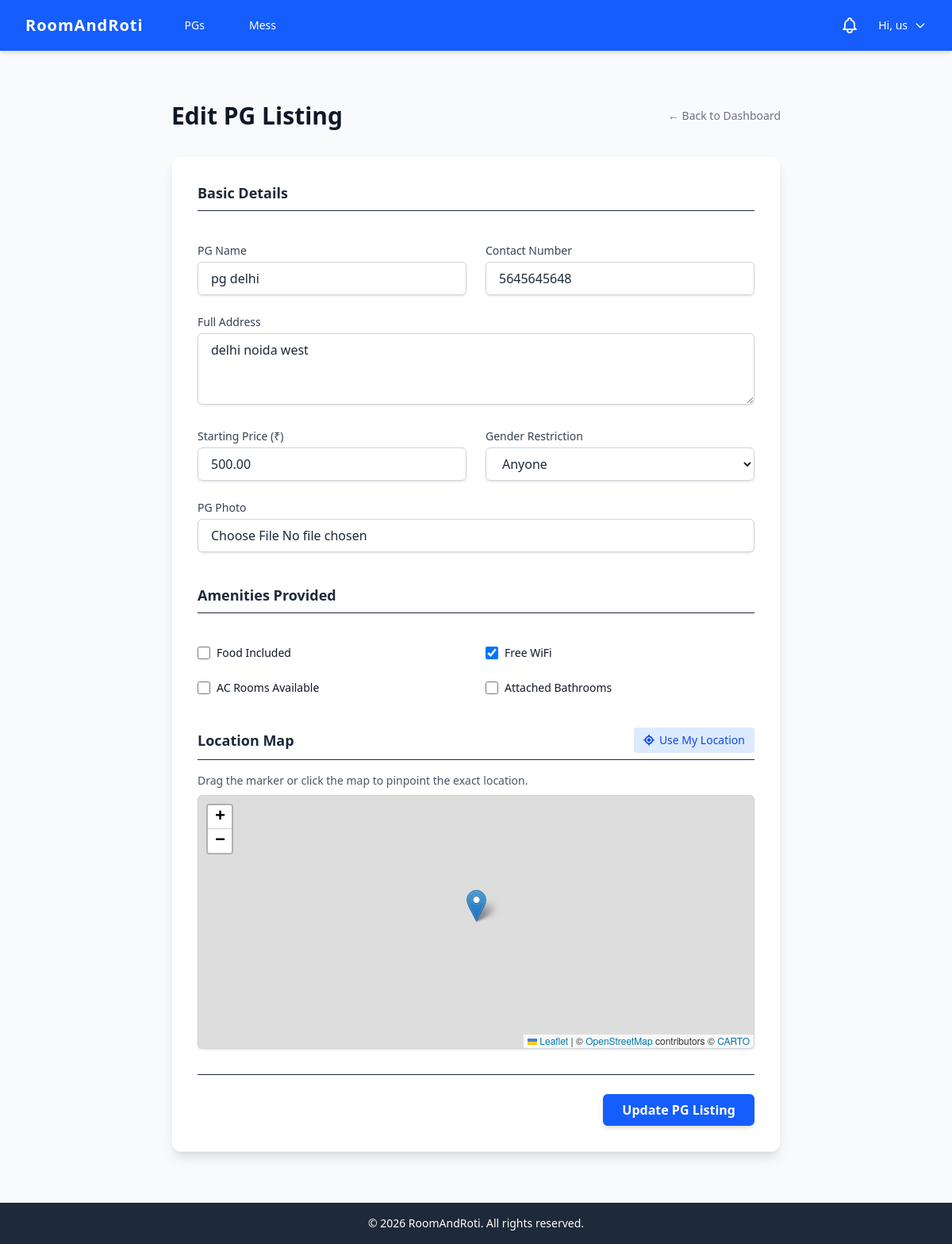
Screenshot of /pgs/31/edit/ (signed in) with the database file from the repository.
### users/models.py (models this page shows, shortened)
class CustomUser(AbstractUser):
    ROLE_CHOICES = (
        ("student", "Student"),
        ("owner", "Owner"),
        ("admin", "Admin"),
    )
    role = models.CharField(max_length=10, choices=ROLE_CHOICES, default="student")
    email = models.EmailField(unique=True)

### housing/models.py (models this page shows, shortened)
class PG(models.Model):
    owner = models.ForeignKey(
        User,
        on_delete=models.CASCADE,
        limit_choices_to={"role": "owner"},
        related_name="pgs",
    )
    name = models.CharField(max_length=200)
    address = models.TextField()
    contact_number = models.CharField(max_length=20)
    gender_restriction = models.CharField(
        max_length=20,
        choices=(("boys", "Boys only"), ("girls", "Girls only"), ("any", "Anyone")),
        default="any",
        db_index=True,
    )
    food_included = models.BooleanField(default=False, db_index=True)
    has_wifi = models.BooleanField(default=False)
    has_ac = models.BooleanField(default=False)
    attached_bathroom = models.BooleanField(default=False)
    starting_price = models.DecimalField(max_digits=8, decimal_places=2, db_index=True)
    image = models.ImageField(upload_to="pg_images/", blank=True, null=True)
    latitude = models.FloatField(null=True, blank=True)
    longitude = models.FloatField(null=True, blank=True)
    created_at = models.DateTimeField(auto_now_add=True)

### housing/views.py (the view)
# urls.py: path("<int:pk>/edit/", views.edit_pg, name="edit_pg"), # Form view for owners to edit PG details
@login_required
def edit_pg(request, pk):
    pg = get_object_or_404(PG, pk=pk)
    if request.user != pg.owner:
        messages.error(request, "You do not have permission to edit this PG.")
        return redirect("owner_dashboard")
    if request.method == "POST":
        form = PGForm(request.POST, request.FILES, instance=pg)
        if form.is_valid():
            form.save()
            messages.success(request, f"Successfully updated {pg.name}!")
            return redirect("owner_dashboard")
    else:
        form = PGForm(instance=pg)
    return render(request, "housing/edit_pg.html", {"form": form, "pg": pg})

### housing/forms.py
class PGForm(forms.ModelForm):
    class Meta:
        model = PG
        fields = [
            "name",
            "address",
            "contact_number",
            "gender_restriction",
            "food_included",
            "has_wifi",
            "has_ac",
            "attached_bathroom",
            "starting_price",
            "image",
            "latitude",
            "longitude",
        ]
        widgets = {
            "address": forms.Textarea(attrs={"rows": 3}),
        }

### users/context_processors.py (called while the page is built)
def unread_notifications(request):
    if request.user.is_authenticated:
        count = Notification.objects.filter(user=request.user, is_read=False).count()
        return {"unread_notifications_count": count}
    return {"unread_notifications_count": 0}

### housing/templates/housing/edit_pg.html (shortened to what this page needs)
{% extends 'base.html' %}
{% block extra_head %}
<link rel="stylesheet" href="https://unpkg.com/leaflet@1.9.4/dist/leaflet.css"/>
{% endblock %}
{% block content %}
<div class="max-w-3xl mx-auto py-8">
    <div class="flex items-center justify-between mb-8">
        <h1 class="text-3xl font-bold text-gray-900">Edit PG Listing</h1>
        <a href="{% url 'owner_dashboard' %}" class="text-gray-500 hover:text-gray-700 text-sm font-medium">
            &larr; Back to Dashboard
        </a>
    </div>
    <div class="bg-white rounded-xl shadow-lg border border-gray-100 p-8">
        <form method="post" enctype="multipart/form-data" class="space-y-6">
            <div class="grid grid-cols-1 md:grid-cols-2 gap-6">
                <div class="md:col-span-2">
                    <h3 class="text-lg font-bold text-gray-800 border-b pb-2 mb-4">Basic Details</h3>
                </div>
                <div>
                    <label class="block text-sm font-medium text-gray-700 mb-1">PG Name</label>
                    <input type="text" value="{{ form.name.value|default_if_none:'' }}" name="name"
                        class="w-full rounded-md border border-gray-300 shadow-sm focus:border-blue-500 focus:ring-blue-500 px-4 py-2"
                        minlength="3" maxlength="100" title="PG Name must be between 3 and 100 characters"
                        required>
                </div>
                <div>
                    <label class="block text-sm font-medium text-gray-700 mb-1">Contact Number</label>
                    <input type="text" value="{{ form.contact_number.value|default_if_none:'' }}" name="contact_number"
                        class="w-full rounded-md border border-gray-300 shadow-sm focus:border-blue-500 focus:ring-blue-500 px-4 py-2"
                        pattern="[0-9]{10}" maxlength="10" title="Please enter exactly 10 digits"
                        required>
                </div>
                <div class="md:col-span-2">
                    <label class="block text-sm font-medium text-gray-700 mb-1">Full Address</label>
                    <textarea name="address" rows="3"
                        class="w-full rounded-md border border-gray-300 shadow-sm focus:border-blue-500 focus:ring-blue-500 px-4 py-2"
                        minlength="10" title="Please provide a detailed address (at least 10 characters)"
                        required>{{ form.address.value|default_if_none:'' }}</textarea>
                </div>
                <div>
                    <label class="block text-sm font-medium text-gray-700 mb-1">Starting Price (₹)</label>
                    <input type="number" step="0.01" value="{{ form.starting_price.value|default_if_none:'' }}"
                        name="starting_price" min="0" title="Price cannot be negative"
                        class="w-full rounded-md border border-gray-300 shadow-sm focus:border-blue-500 focus:ring-blue-500 px-4 py-2"
                        required>
                </div>
                <div>
                    <label class="block text-sm font-medium text-gray-700 mb-1">Gender Restriction</label>
                    <select name="gender_restriction"
                        class="w-full rounded-md border border-gray-300 shadow-sm focus:border-blue-500 focus:ring-blue-500 px-4 py-2">
                        <option value="any">Anyone</option>
                    </select>
                </div>
                <div class="md:col-span-2">
                    <label class="block text-sm font-medium text-gray-700 mb-1">PG Photo</label>
                    <input type="file" name="image" accept="image/*"
                           class="w-full rounded-md border border-gray-300 shadow-sm focus:border-blue-500 focus:ring-blue-500 px-4 py-2 bg-white">
                </div>
                <div class="md:col-span-2 mt-4">
                    <h3 class="text-lg font-bold text-gray-800 border-b pb-2 mb-4">Amenities Provided</h3>
                </div>
                <div class="flex items-center">
                    <input type="checkbox" name="food_included" id="food_included"
                        class="h-4 w-4 text-blue-600 focus:ring-blue-500 border-gray-300 rounded" {% if form.food_included.value %}checked{% endif %}>
                    <label for="food_included" class="ml-2 block text-sm text-gray-900">Food Included</label>
                </div>
                <div class="flex items-center">
                    <input type="checkbox" name="has_wifi" id="has_wifi"
                        class="h-4 w-4 text-blue-600 focus:ring-blue-500 border-gray-300 rounded" {% if form.has_wifi.value %}checked{% endif %}>
                    <label for="has_wifi" class="ml-2 block text-sm text-gray-900">Free WiFi</label>
                </div>
                <div class="flex items-center">
                     <input type="checkbox" name="has_ac" id="has_ac"
                         class="h-4 w-4 text-blue-600 focus:ring-blue-500 border-gray-300 rounded" {% if form.has_ac.value %}checked{% endif %}>
                     <label for="has_ac" class="ml-2 block text-sm text-gray-900">AC Rooms Available</label>
                </div>
                <div class="flex items-center">
                    <input type="checkbox" name="attached_bathroom" id="attached_bathroom"
                        class="h-4 w-4 text-blue-600 focus:ring-blue-500 border-gray-300 rounded" {% if form.attached_bathroom.value %}checked{% endif %}>
                    <label for="attached_bathroom" class="ml-2 block text-sm text-gray-900"> Attached Bathrooms</label>
                </div>
                <div class="col-span-full mt-4">
                    <div class="flex items-center justify-between border-b pb-2 mb-4">
                        <h3 class="text-lg font-bold text-gray-800">Location Map</h3>
                        <button type="button" id="get-location-btn" class="text-sm bg-blue-100 text-blue-700 hover:bg-blue-200 transition font-medium px-3 py-1.5 rounded flex items-center">
                            <i class="fa-solid fa-location-crosshairs mr-1.5"></i> Use My Location
                        </button>
                    </div>
                    <p class="text-sm text-gray-600 mb-2">Drag the marker or click the map to pinpoint the exact location.</p>
                    <div id="map" class="h-64 sm:h-80 w-full rounded-md border border-gray-300 shadow-sm relative overflow-hidden z-0"></div>
                </div>
            </div>
            <div class="pt-6 border-t mt-8 flex justify-end">
                <button type="submit"
                    class="bg-blue-600 text-white font-bold py-2 px-6 rounded-md shadow-md hover:bg-blue-700 transition">
                    Update PG Listing
                </button>
            </div>
        </form>
    </div>
</div>
{% endblock %}

### templates/base.html (shortened to what this page needs)
<!DOCTYPE html>
{% load static %}
<html lang="en">
<head>
    <link rel="stylesheet" href="{% static 'css/output.css' %}">
    {% block extra_head %}{% endblock %}
    <link rel="stylesheet" href="https://cdnjs.cloudflare.com/ajax/libs/font-awesome/6.5.1/css/all.min.css">
</head>
<body class="bg-gray-50 text-gray-800 font-sans min-h-screen flex flex-col">
    <nav class="bg-blue-600 text-white shadow-md">
        <div class="max-w-7xl mx-auto px-4 sm:px-6 lg:px-8">
            <div class="flex justify-between h-16">
                <div class="flex items-center">
                    <a href="/" class="text-xl font-bold tracking-wider">RoomAndRoti</a>
                    <div class="hidden md:flex ml-10 space-x-8">
                        <a href="{% url 'pg_list' %}"
                            class="hover:text-blue-200 px-3 py-2 rounded-md text-sm font-medium">PGs</a>
                        <a href="{% url 'mess_list' %}"
                            class="hover:text-blue-200 px-3 py-2 rounded-md text-sm font-medium">Mess</a>
                    </div>
                </div>
                <div class="flex items-center space-x-4">
                    {% if user.is_authenticated %}
                    <a href="{% url 'notifications' %}" class="relative p-2 text-gray-100 hover:text-white transition-colors">
                    </a>
                    <div class="relative group h-full flex items-center">
                        <button
                            class="flex items-center space-x-2 text-sm font-medium hover:text-blue-200 focus:outline-none py-2">
                            <span>Hi, {{ user.username }}</span>
                            <svg class="w-4 h-4" fill="none" stroke="currentColor" viewBox="0 0 24 24"
                                xmlns="http://www.w3.org/2000/svg">
                                <path stroke-linecap="round" stroke-linejoin="round" stroke-width="2"
                                    d="M19 9l-7 7-7-7"></path>
                            </svg>
                        </button>
                    </div>
                    {% else %}
                    <a href="{% url 'login' %}"
                        class="hover:text-blue-200 px-3 py-2 rounded-md text-sm font-medium">Login</a>
                    <a href="{% url 'register' %}"
                        class="bg-white text-blue-600 hover:bg-gray-100 px-4 py-2 rounded-md text-sm font-bold">Sign
                        Up</a>
                    {% endif %}
                </div>
            </div>
        </div>
    </nav>
    <main class="flex-grow max-w-7xl w-full mx-auto px-4 sm:px-6 lg:px-8 py-8">
        {% block content %}
        {% endblock %}
    </main>
    <footer class="bg-gray-800 text-white text-center py-4 mt-auto">
        <p class="text-sm">&copy; 2026 RoomAndRoti. All rights reserved.</p>
    </footer>
</body>
</html>

### rows the page displays
CustomUser: username "us"
PG: name "pg delhi", contact_number "5645645648", address "delhi noida west", starting_price "500.00"
